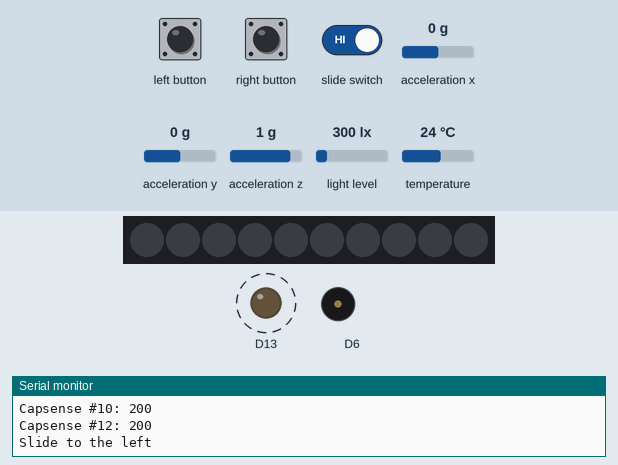
A sketch run on a simulated Adafruit Circuit Playground Express. On the bench: 10 RGB LEDs in strip order, left to right, output pins drawn as LEDs (lit = HIGH), buzzer (waves = sounding), the last lines printed to the serial monitor. Dashed ring = blinking. The inputs (shaded band) are chosen by the test bench; at power-on: acceleration x 0 g, acceleration y 0 g, acceleration z 1 g, light level 300 lx, temperature 24 °C. Dim RGB values are drawn brighter than linear.

Above: at 3.6 s.
3.7 s: left button pressed for 1.75 s
At 6.8 s:
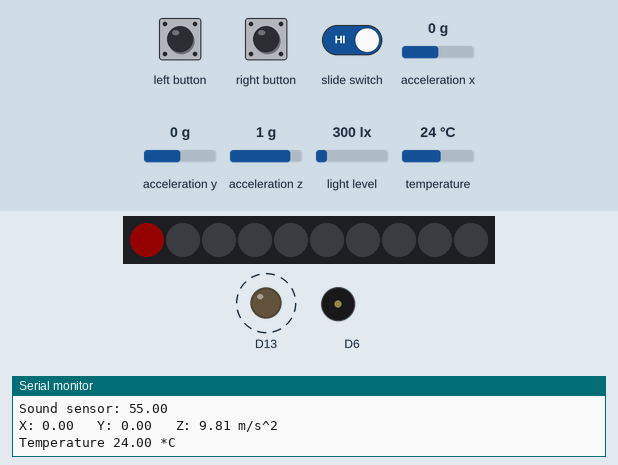
6.9 s: left button pressed for 3.2 s
At 12.0 s:
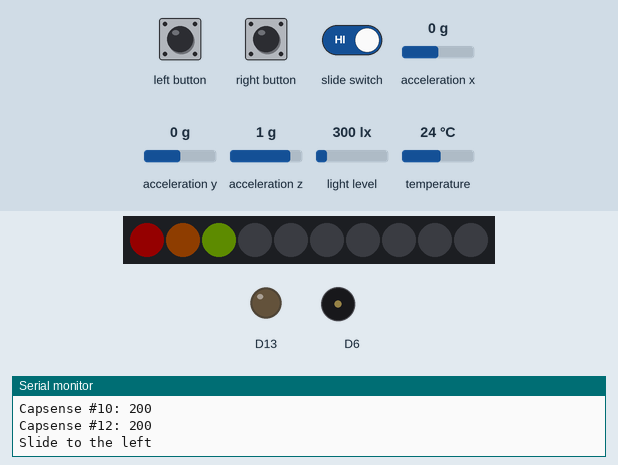
12.5 s: left button pressed for 1.75 s
At 15.6 s:
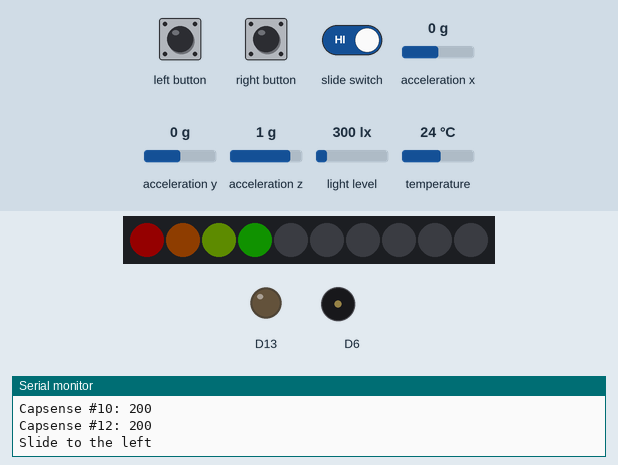
16.2 s: slide switch set LOW
At 17.55 s:
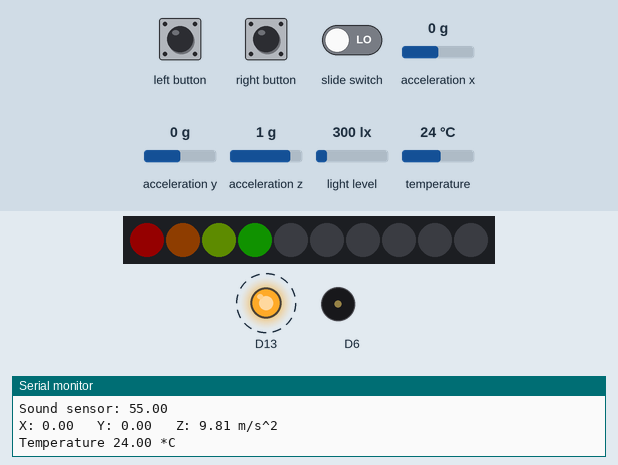
19.3 s: right button pressed for 1.75 s
At 20.9 s:
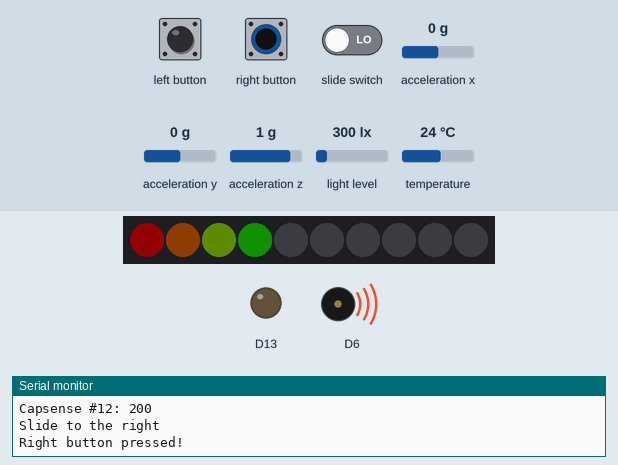
22.5 s: slide switch set HIGH
At 24.7 s:
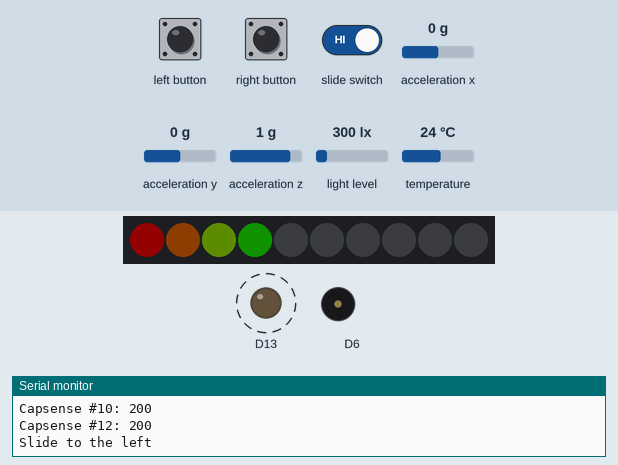
Timing chart, 0 to 25.5 s (numbered marks = the images above; inputs shaded):
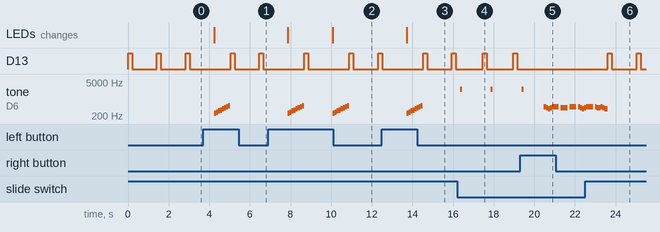

The sketch:

test-demo-March.ino
```cpp
// Demo program for testing library and board - flip the switch to turn on/off buzzer

#include <Adafruit_CircuitPlayground.h>

// we light one pixel at a time, this is our counter
uint8_t pixeln = 0;

void setup() {
  //while (!Serial);
  Serial.begin(9600);
  Serial.println("Circuit Playground test!");

  CircuitPlayground.begin();
}


void loop() {
  // test Red #13 LED
  CircuitPlayground.redLED(HIGH);
  delay(200);
  CircuitPlayground.redLED(LOW);
  delay(200);


  /************* TEST CAPTOUCH */
  if (! CircuitPlayground.isExpress()) {  // CPX does not have this captouch pin
    Serial.print("Capsense #0: "); Serial.println(CircuitPlayground.readCap(0));
  }
  Serial.print("Capsense #1: "); Serial.println(CircuitPlayground.readCap(1));
  Serial.print("Capsense #2: "); Serial.println(CircuitPlayground.readCap(2));
  Serial.print("Capsense #3: "); Serial.println(CircuitPlayground.readCap(3));
  Serial.print("Capsense #6: "); Serial.println(CircuitPlayground.readCap(6));
  Serial.print("Capsense #9: "); Serial.println(CircuitPlayground.readCap(9));
  Serial.print("Capsense #10: "); Serial.println(CircuitPlayground.readCap(10));
  Serial.print("Capsense #12: "); Serial.println(CircuitPlayground.readCap(12));

  /************* TEST SLIDE SWITCH */
  if (CircuitPlayground.slideSwitch()) {
    Serial.println("Slide to the left");
  } else {
    Serial.println("Slide to the right");
    CircuitPlayground.playTone(500 + pixeln * 500, 100);
  }
  delay(1000);


  /************* TEST BOTH BUTTONS */
  if (CircuitPlayground.leftButton()) {
      Serial.println("Left button pressed!");
      /************* TEST 10 NEOPIXELS */
      CircuitPlayground.setPixelColor(pixeln++, CircuitPlayground.colorWheel(25 * pixeln));
      if (pixeln == 11) {
        pixeln = 0;
        CircuitPlayground.clearPixels();
      }

   CircuitPlayground.playTone(260, 100); //Play C
   CircuitPlayground.playTone(290, 100); //Play D
    CircuitPlayground.playTone(330, 100); //Play E
     CircuitPlayground.playTone(350, 100); //Play F
      CircuitPlayground.playTone(390, 100); //Play G
       CircuitPlayground.playTone(440, 100); //Play A
        CircuitPlayground.playTone(490, 100); //Play B
         CircuitPlayground.playTone(520, 100); //Play C
  }
  if (CircuitPlayground.rightButton()) {
    Serial.println("Right button pressed!");
        CircuitPlayground.playTone(490, 100); //Play B
        CircuitPlayground.playTone(440, 100); //Play A
        CircuitPlayground.playTone(390, 100); //Play G
        CircuitPlayground.playTone(440, 100); //Play A
        CircuitPlayground.playTone(490, 100); //Play B
        CircuitPlayground.playTone(490, 100); //Play B
        CircuitPlayground.playTone(490, 130); //Play B
        delay(100);
        CircuitPlayground.playTone(440, 100); //Play A
        CircuitPlayground.playTone(440, 100); //Play A
        CircuitPlayground.playTone(440, 130); //Play A
        delay(100);
        CircuitPlayground.playTone(490, 100); //Play B
        CircuitPlayground.playTone(490, 100); //Play B
        CircuitPlayground.playTone(490, 130); //Play B
        delay(100);
        CircuitPlayground.playTone(490, 100); //Play B
        CircuitPlayground.playTone(440, 100); //Play A
        CircuitPlayground.playTone(390, 100); //Play G
        CircuitPlayground.playTone(440, 100); //Play A
        CircuitPlayground.playTone(490, 100); //Play B
        CircuitPlayground.playTone(490, 100); //Play B
        CircuitPlayground.playTone(490, 130); //Play B
        delay(100);
        CircuitPlayground.playTone(490, 80); //Play B
        CircuitPlayground.playTone(440, 100); //Play A
        CircuitPlayground.playTone(440, 100); //Play A
        CircuitPlayground.playTone(490, 100); //Play B
        CircuitPlayground.playTone(440, 100); //Play A
        CircuitPlayground.playTone(390, 130); //Play G
  }

  /************* TEST LIGHT SENSOR */
  Serial.print("Light sensor: ");
  Serial.println(CircuitPlayground.lightSensor());

  /************* TEST SOUND SENSOR */
  Serial.print("Sound sensor: ");
  Serial.println(CircuitPlayground.mic.soundPressureLevel(10));

  /************* TEST ACCEL */
  // Display the results (acceleration is measured in m/s*s)
  Serial.print("X: "); Serial.print(CircuitPlayground.motionX());
  Serial.print(" \tY: "); Serial.print(CircuitPlayground.motionY());
  Serial.print(" \tZ: "); Serial.print(CircuitPlayground.motionZ());
  Serial.println(" m/s^2");

  /************* TEST THERMISTOR */
  Serial.print("Temperature ");
  Serial.print(CircuitPlayground.temperature());
  Serial.println(" *C");
}
```

Measured:
- after the input at 3.7 s, tone on D6: plays 260 Hz for 0.10 s, 290 Hz for 0.10 s, 330 Hz for 0.10 s, 350 Hz for 0.10 s, 390 Hz for 0.10 s, 440 Hz for 0.10 s … (8 notes in this stretch), starting after 0.54 s; the LEDs: change after 0.54 s (image 1)
- after the input at 6.9 s, tone on D6: plays 260 Hz for 0.10 s, 290 Hz for 0.10 s, 330 Hz for 0.10 s, 350 Hz for 0.10 s, 390 Hz for 0.10 s, 440 Hz for 0.10 s … (16 notes in this stretch), starting after 0.97 s; the LEDs: first change after 0.97 s (image 2 shows a later state)
- after the input at 12.5 s, tone on D6: plays 260 Hz for 0.10 s, 290 Hz for 0.10 s, 330 Hz for 0.10 s, 350 Hz for 0.10 s, 390 Hz for 0.10 s, 440 Hz for 0.10 s … (8 notes in this stretch), starting after 1.2 s; the LEDs: change after 1.2 s (image 3)
- after the input at 16.2 s, tone on D6: alternates 2500 Hz for 0.10 s and silent for 1.4 s, starting after 0.15 s
- after the input at 19.3 s, D13: stops changing and stays LOW
- after the input at 22.5 s, tone on D6: goes on until 23.6 s, then stays silent
